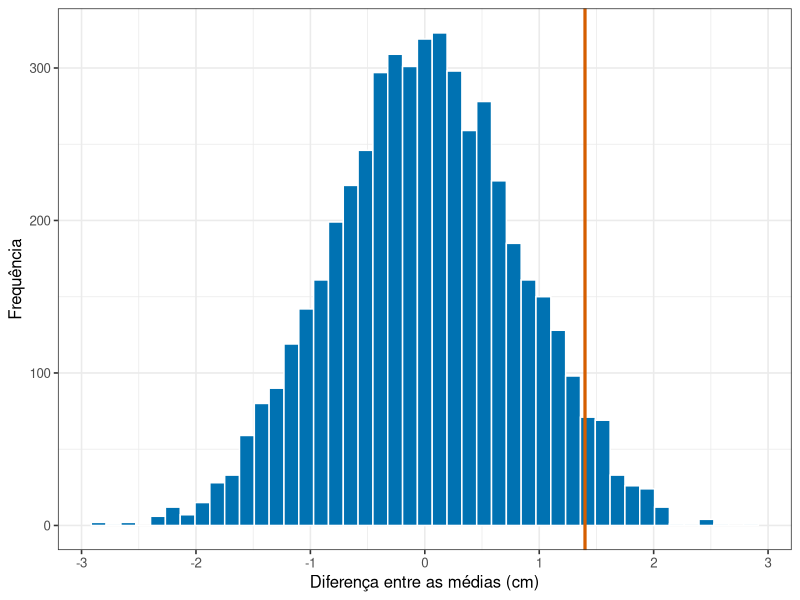
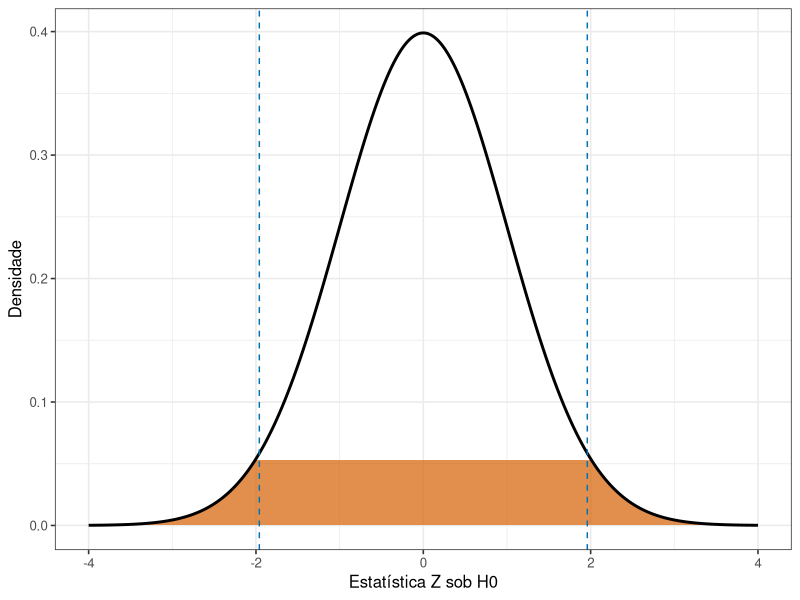

These charts were generated, in order, by the following R code:
## ---- chunk 1
#| include: false
library(tidyverse)
theme_set(theme_bw(base_size = 12))
## ---- chunk 2
#| code-fold: true
#| code-summary: "Ver a geração da distribuição nula e do valor de p"
#| label: fig-pread07-distribuicao-nula
#| fig-cap: "Cinco mil diferenças entre médias de dois grupos gerados pelo mesmo processo. A linha marca a diferença de 1,4 cm observada no experimento."
#| fig-alt: "Histograma simétrico centrado em zero. Uma linha vertical em 1,4 centímetro cai na região onde ainda há barras razoavelmente altas, longe da cauda."
#| fig-height: 3.4

library(tidyverse)

diferencas <- replicate(5000, mean(rnorm(12, 10.2, 2)) - mean(rnorm(12, 10.2, 2)))

valor_p <- mean(abs(diferencas) >= 1.4)

ggplot(tibble(d = diferencas), aes(x = d)) +
  geom_histogram(bins = 45, fill = "#0072B2", colour = "white") +
  geom_vline(xintercept = 1.4, colour = "#D55E00", linewidth = 1.1) +
  labs(x = "Diferença entre as médias (cm)", y = "Frequência")
## ---- chunk 3
#| code-fold: true
#| code-summary: "Ver regiões críticas e valor de p bilateral"
#| label: fig-pread07-caudas
#| fig-cap: "Distribuição normal padrão sob H0. Em laranja, resultados tão ou mais extremos que Z igual a 2 nas duas caudas. Linhas tracejadas marcam os limites de rejeição para alfa igual a 0,05."
#| fig-alt: "Curva normal com as duas caudas além de menos dois e mais dois coloridas. Linhas tracejadas próximas de menos 1,96 e 1,96 delimitam a região central."
#| fig-height: 3.8
library(tidyverse)

z_observado <- 2
alpha <- 0.05
critico <- qnorm(1 - alpha / 2)
valor_p_z <- 2 * pnorm(abs(z_observado), lower.tail = FALSE)

curva <- tibble(
  z = seq(-4, 4, length.out = 1000),
  densidade = dnorm(z),
  extrema = abs(z) >= abs(z_observado)
)

ggplot(curva, aes(x = z, y = densidade)) +
  geom_area(data = filter(curva, extrema), fill = "#D55E00", alpha = 0.7) +
  geom_line(linewidth = 1) +
  geom_vline(xintercept = c(-critico, critico), linetype = 2,
             colour = "#0072B2") +
  labs(x = "Estatística Z sob H0", y = "Densidade") +
  theme_bw(base_size = 12)

valor_p_z
